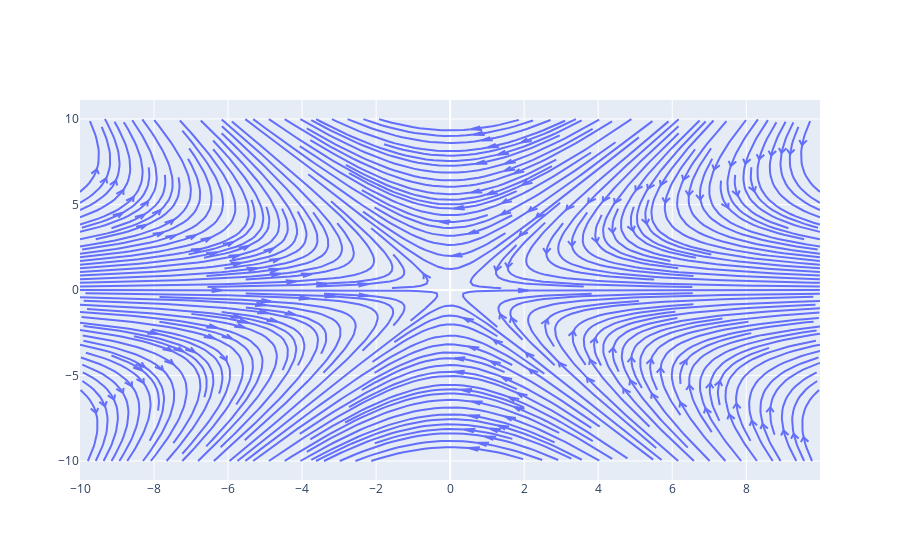

Notebook code for this chart:
### Code cell
#STREAMLINES PLOT

fig=ff.create_streamline(X,Y,u_x,u_y,arrow_scale=0.3,density=3.2)
fig.show()

### Figure 1 — Plotly figure (JSON) as saved in the notebook; plotly's stock layout.template omitted (floating-point values rounded to 4 significant figures; data arrays with more than 128 entries replaced by an {"elided": "..."} marker saying what was removed)
{"data": [{"mode": "lines", "type": "scatter", "x": {"elided": "7741 float values"}, "y": {"elided": "7741 float values"}}], "layout": {"hovermode": "closest"}}
